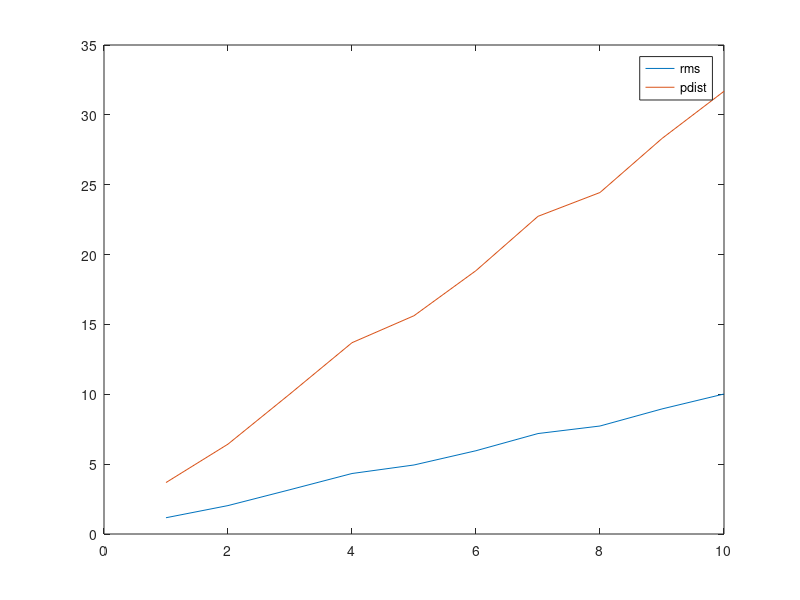

Source code (MATLAB):


% test_dist

close all

d1 = [] ;
d2 = [] ;
s0 = 1 ;
s1 = 10 ;
for i = s0 : s1 
    a=rand(10,1) ;
    b=rand(10,1)+i ;
    
    dist1 = rms( [ a - b ] );
    d1 = [ d1 dist1 ] ;
    
    dist2 = pdist( [ a'; b' ] );
    
    d2 = [ d2 dist2 ] ;

end

figure
plot( [ d1' d2' ] )
legend( 'rms' , 'pdist' )



















